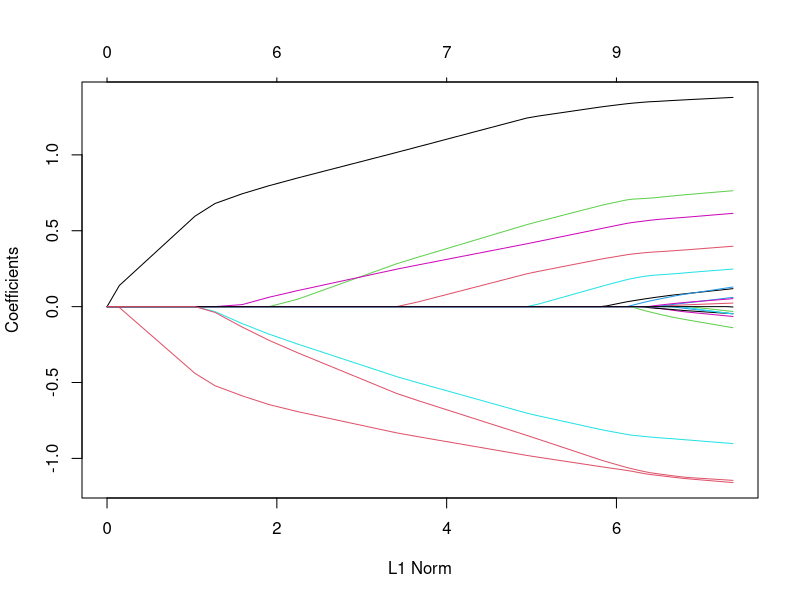
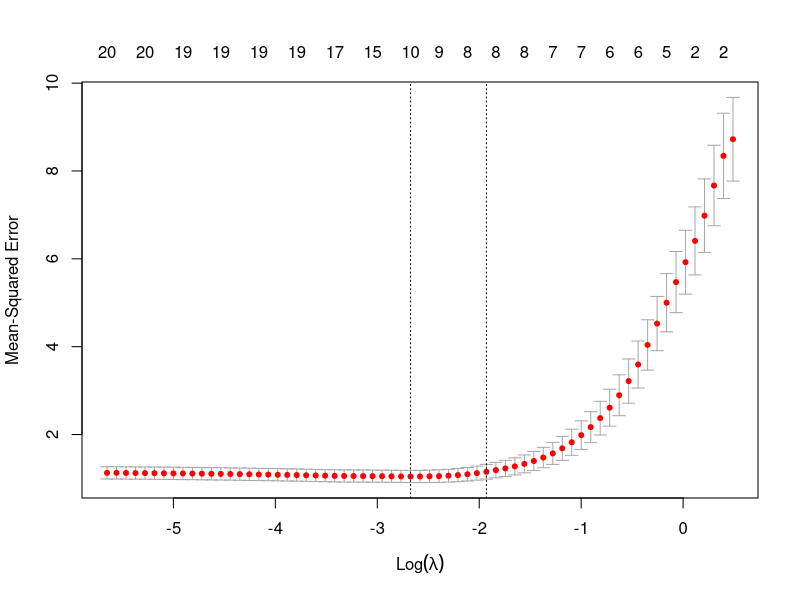
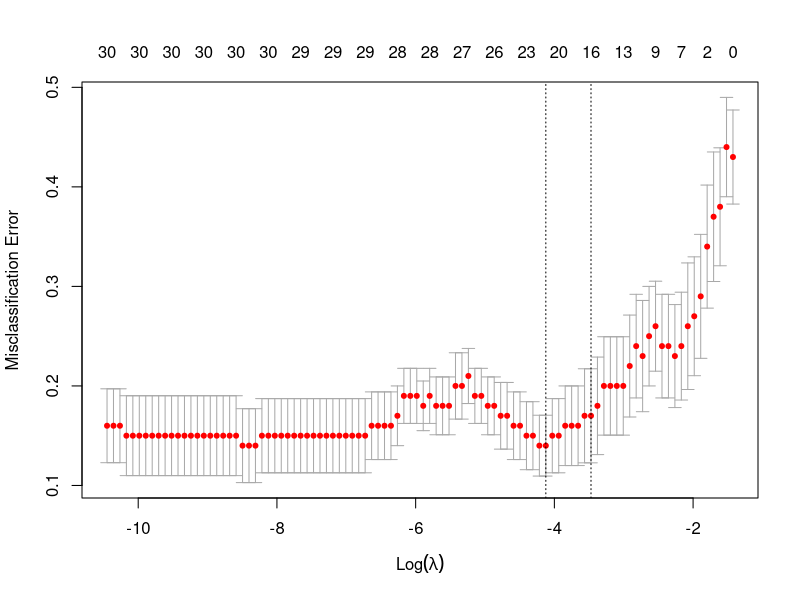

Recreate these plots in R, in order.
## ---- chunk 1
knitr::opts_chunk$set(echo = TRUE)
img_path <- "regfigs/"
## ---- chunk 2
library(glmnet)
data(QuickStartExample)
x <- QuickStartExample$x
y <- QuickStartExample$y
## ---- chunk 3
fit <- glmnet(x, y)
## ---- chunk 4
plot(fit)
## ---- chunk 5
print(fit)
## ---- chunk 6
coef(fit, s = 0.1)
## ---- chunk 7
cvfit <- cv.glmnet(x, y)
plot(cvfit)
## ---- chunk 8
cvfit$lambda.min
coef(cvfit, s = "lambda.min")
## ---- chunk 9
library(glmnet)
data(BinomialExample)
x <- BinomialExample$x
y <- BinomialExample$y
## ---- chunk 10
fit <- glmnet(x, y, family = "binomial")
## ---- chunk 11
cvfit <- cv.glmnet(x, y, family = "binomial", 
                   type.measure = "class")
## ---- chunk 12
plot(cvfit)
cvfit$lambda.min
## ---- chunk 13
coef(cvfit, s = "lambda.min")
## ---- chunk 14
sessionInfo()
